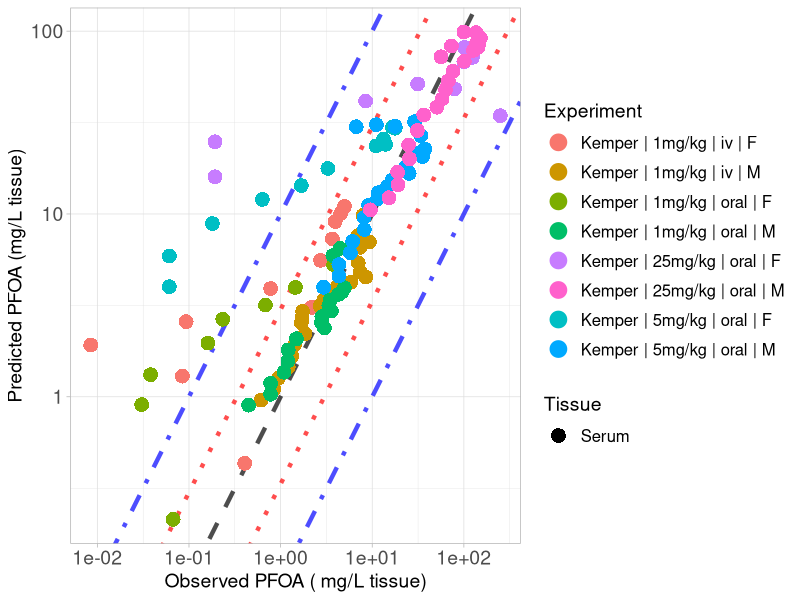

This figure's R source:
library(ggplot2)

#setwd("C:/Users/ptsir/Documents/GitHub/PFAS_PBK_models/PFOA inhalation Rat/Validation/Validation_results")
setwd("C:/Users/dpjio/Documents/GitHub/PFAS_PBK_models/PFOA inhalation Rat/Validation/full_params")

# Load Results 

# 
Kemper_serum_results <- read.csv("Kemper_2003_serum_results.csv", header = T)
Kemper_iv_F_1 <- Kemper_serum_results[Kemper_serum_results$Dose == 1 & Kemper_serum_results$Type == "iv" &
                               Kemper_serum_results$sex == "F", ]
Kemper_iv_F_1$Experiment <- "Kemper | 1mg/kg | iv | F"

Kemper_oral_F_1 <- Kemper_serum_results[Kemper_serum_results$Dose == 1 & Kemper_serum_results$Type == "oral" &
                                 Kemper_serum_results$sex == "F", ]
Kemper_oral_F_1$Experiment <- "Kemper | 1mg/kg | oral | F"

Kemper_oral_F_5 <- Kemper_serum_results[Kemper_serum_results$Dose == 5 & Kemper_serum_results$Type == "oral" &
                                 Kemper_serum_results$sex == "F", ]
Kemper_oral_F_5$Experiment <- "Kemper | 5mg/kg | oral | F"
Kemper_oral_F_25 <- Kemper_serum_results[Kemper_serum_results$Dose == 25 & Kemper_serum_results$Type == "oral" &
                                  Kemper_serum_results$sex == "F", ]
Kemper_oral_F_25$Experiment <- "Kemper | 25mg/kg | oral | F"

Kemper_iv_M_1 <- Kemper_serum_results[Kemper_serum_results$Dose == 1 & Kemper_serum_results$Type == "iv" &
                               Kemper_serum_results$sex == "M", ]
Kemper_iv_M_1$Experiment <- "Kemper | 1mg/kg | iv | M"

Kemper_oral_M_1 <- Kemper_serum_results[Kemper_serum_results$Dose == 1 & Kemper_serum_results$Type == "oral" &
                                 Kemper_serum_results$sex == "M", ]
Kemper_oral_M_1$Experiment <- "Kemper | 1mg/kg | oral | M"

Kemper_oral_M_5 <- Kemper_serum_results[Kemper_serum_results$Dose == 5 & Kemper_serum_results$Type == "oral" &
                                 Kemper_serum_results$sex == "M", ]
Kemper_oral_M_5$Experiment <- "Kemper | 5mg/kg | oral | M"
Kemper_oral_M_25 <- Kemper_serum_results[Kemper_serum_results$Dose == 25 & Kemper_serum_results$Type == "oral" &
                                  Kemper_serum_results$sex == "M", ]
Kemper_oral_M_25$Experiment <- "Kemper | 25mg/kg | oral | M"
# 
# Kudo_high <- Kudo_results[Kudo_results$Dose == 16.560, ] 
# Kudo_high$Experiment <-  "Kudo | 16mg/kg | iv"
# 
# Kim_results <- read.csv("Kim_results.csv", header = T)
# Kim_iv <- Kim_results[Kim_results$Type == "iv",]
# Kim_iv$Experiment <-  "Kim | 1mg/kg | iv"
# 
# Kim_oral <- Kim_results[Kim_results$Type == "oral",]
# Kim_oral$Experiment <-  "Kim | 1mg/kg | oral"


Experiment <- scales::hue_pal()(8)

names(Experiment) <- unique(c( Kemper_iv_F_1$Experiment, Kemper_iv_M_1$Experiment,
                              Kemper_oral_F_1$Experiment,Kemper_oral_M_1$Experiment, Kemper_oral_F_5$Experiment, 
                               
                               Kemper_oral_M_5$Experiment,  Kemper_oral_F_25$Experiment, Kemper_oral_M_25$Experiment))



scatter_plot <- ggplot()+
  geom_abline(intercept = log10(1), slope = 1, linetype = "dashed", color = "black", linewidth = 1.5, alpha = 0.7) +  # Identity line in log10 scale
  geom_abline(intercept = log10(3), slope = 1, linetype = "dotted", color = "red", linewidth = 1.5, alpha = 0.7) +  # +3-fold error line
  geom_abline(intercept = log10(1/3), slope = 1, linetype = "dotted", color = "red", linewidth = 1.5, alpha = 0.7) +  # -3-fold error line
  geom_abline(intercept = log10(10), slope = 1, linetype = "dotdash", color = "blue", linewidth = 1.5, alpha = 0.7) +  # +10-fold error line
  geom_abline(intercept = log10(1/10), slope = 1, linetype = "dotdash", color = "blue", linewidth = 1.5, alpha = 0.7) +  # -10-fold error line
  geom_point(data = Kemper_iv_F_1, aes(x=Observed, y=Predicted, color = Experiment, shape = Tissue), size=4, stroke = 1.5)+
  geom_point(data = Kemper_oral_F_1, aes(x=Observed, y=Predicted, color = Experiment, shape = Tissue), size=4, stroke = 1.5)+
  geom_point(data = Kemper_oral_F_5, aes(x=Observed, y=Predicted, color = Experiment, shape = Tissue), size=4, stroke = 1.5)+
  geom_point(data = Kemper_oral_F_25, aes(x=Observed, y=Predicted, color = Experiment, shape = Tissue), size=4, stroke = 1.5)+
  geom_point(data = Kemper_iv_M_1, aes(x=Observed, y=Predicted, color = Experiment, shape = Tissue), size=4, stroke = 1.5)+
  geom_point(data = Kemper_oral_M_1, aes(x=Observed, y=Predicted, color = Experiment, shape = Tissue), size=4, stroke = 1.5)+
  geom_point(data = Kemper_oral_M_5, aes(x=Observed, y=Predicted, color = Experiment, shape = Tissue), size=4, stroke = 1.5)+
  geom_point(data = Kemper_oral_M_25, aes(x=Observed, y=Predicted, color = Experiment, shape = Tissue), size=4, stroke = 1.5)+
  scale_y_log10()+
  scale_x_log10()+
  scale_color_manual(values = Experiment)+
  theme(legend.spacing.y = unit(1, 'cm')) +
  guides(fill = guide_legend(byrow = TRUE))+
  theme_light()+
  labs(y = "Predicted PFOA (mg/L tissue)",
       x = "Observed PFOA ( mg/L tissue)")+
  theme(plot.title = element_text(hjust = 0.5),
        legend.key.size = unit(0.75, 'cm'),  
        legend.title = element_text(size=14),
        legend.text = element_text(size=12,  hjust = 0),
        axis.text = element_text(size = 14),
        axis.title = element_text(size = 14),
        )

#print(scatter_plot)

ggsave("validation_plot_PFOA_serum.png", scatter_plot, width = 11, height = 7, units = "in", dpi = 300)
